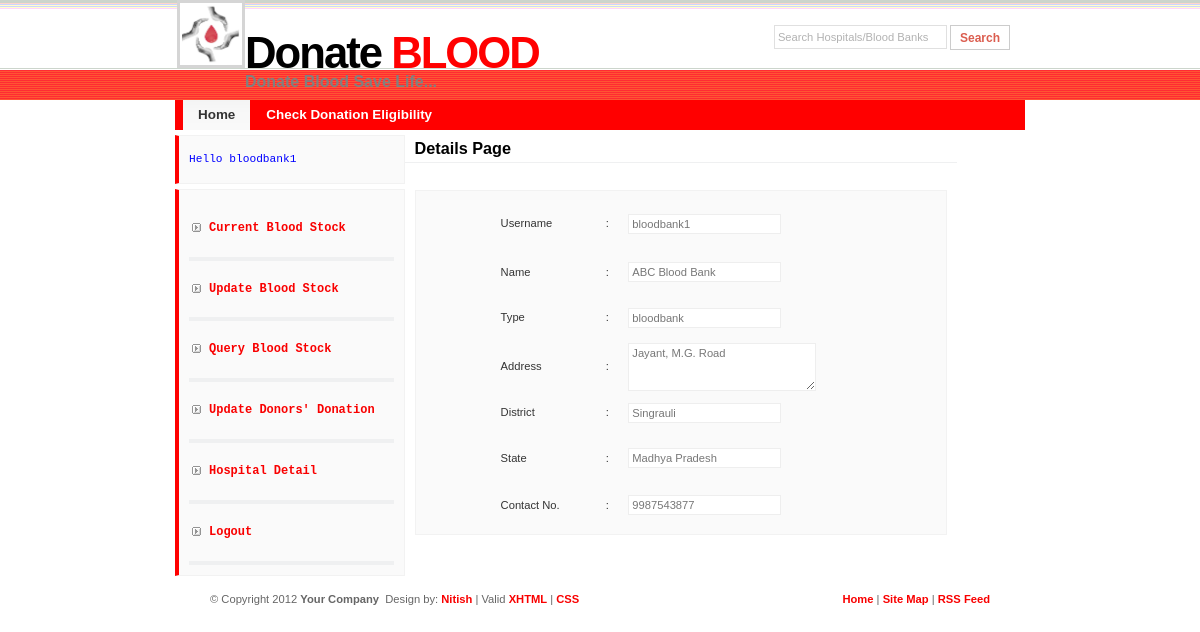
The app's page /others/hospitalProfile.php (signed in) with its own data.
### tables this page shows
CREATE TABLE IF NOT EXISTS `bbhlogin` (
  `userid` varchar(20) NOT NULL,
  `password` varchar(20) NOT NULL,
  `type` varchar(15) NOT NULL,
  `name` varchar(50) NOT NULL,
  `address` varchar(200) NOT NULL,
  `district` varchar(20) NOT NULL,
  `state` varchar(20) NOT NULL,
  `contactno` bigint(20) NOT NULL,
  `status` varchar(10) NOT NULL,
  PRIMARY KEY (`userid`)
);

### others/hospitalProfile.php (the view, shortened to what this page needs)
<!DOCTYPE html PUBLIC "-//W3C//DTD XHTML 1.0 Strict//EN" "http://www.w3.org/TR/xhtml1/DTD/xhtml1-strict.dtd">
<html xmlns="http://www.w3.org/1999/xhtml" xml:lang="en" lang="en">
    <head>
        <link rel="stylesheet" href="../images/CitrusIsland.css" type="text/css" />
    </head>
    <body>
        <div id="wrap">
            <?php
            include 'otherHeader.php';
            ?>
            <div id="sidebar" >
                <code><span style="align: right; color: blue;"><label><?php echo "Hello ".$_SESSION['userid'] ?> </label></span></code>
                <ul class="sidemenu">
                    <li><a href="queryStock.php">Current Blood Stock</a></li>
                    <li><a href="updateStock.php">Update Blood Stock</a></li>
                    <li><a href="queryOtherStock.php">Query Blood Stock</a></li>
                    <li><a href="updateDonation.php">Update Donors' Donation</a></li>
                    <li><a href="hospitalProfile.php">Hospital Detail</a></li>
                    <li><a href="logout.php">Logout</a></li>
                </ul>
            </div>
            <div id="main">
                <?php
                $userid = $_SESSION['userid'];
                $sql = "Select * from bbms.bbhlogin where userid = '$userid'";
                $result = mysql_query($sql);
                $row = mysql_fetch_array($result);
                ?>
                <h1>Details Page</h1><br/>
                <center>
                    <form>
                        <table width="70%" border="0">
                            <tr>
                                <td width="20%" height="52">Username</td>
                                <td width="4%">:</td>
                                <td width="28%"><input type="text" name="txtuserid" id="txtuserid" value="<?php echo $row[0];?>" readonly="true"/></td>
                            </tr>
                            <tr>
                                <td height="41">Name</td>
                                <td>:</td>
                                <td><input type="text" name="txtname" id="txtname" value="<?php echo $row[3];?>" readonly="true"/></td>
                            </tr>
                            <tr>
                                <td height="46">Type</td>
                                <td>:</td>
                                <td><input type="text" name="txttype" id="txttype" value="<?php echo $row[2];?>" readonly="true"/>
                                </td>
                            </tr>
                            <tr>
                                <td height="40">Address</td>
                                <td>:</td>
                                <td><textarea name="txtaddress" id="txtaddress" cols="25" rows="3" readonly="true" ><?php echo $row[4];?></textarea></td>
                            </tr>
                            <tr>
                                <td height="40">District</td>
                                <td>:</td>
                                <td><input type="text" name="txtdistrict" id="txtdistrict" value="<?php echo $row[5];?>" readonly="true" /></td>
                            </tr>
                            <tr>
                                <td height="47">State</td>
                                <td>:</td>
                                <td><input type="text" name="txtstate" id="txtstate" value="<?php echo $row[6];?>" readonly="true" /></td>
                            </tr>
                            <tr>
                                <td height="43">Contact No.</td>
                                <td>:</td>
                                <td><input type="text" name="txtcontact" id="txtcontact" value="<?php echo $row[7];?>" readonly="true"/></td>
                            </tr>
                        </table>
                    </form>
                </center>
            </div>
        </div>
        <?php
        include 'otherFooter.php';
        ?>
    </body>
</html>

### images/CitrusIsland.css (style rules this page uses)
* { margin:0; padding: 0; }
body { margin: 0; padding: 0; font: 70%/1.5em Verdana, Tahoma, Arial,sans-serif; color: #333; text-align: center; background: #FFF url(bg.gif) repeat-x; }
a { color: #F90000; background-color: inherit; text-decoration: none; }
h1, h2, h3, h4 { font-family: 'Trebuchet MS', Tahoma, Verdana, Sans-serif; font-weight: Bold; }
h1 { font-size: 145%; padding: 10px 10px 5px 10px; color: #000000; background-color: inherit; border-bottom: 1px solid #EFF0F1; }
ul, ol { margin: 10px 20px; padding: 0 20px; }
code { margin: 5px 0; padding: 10px; text-align: left; display: block; overflow: auto; font: 500 1em/1.5em 'Lucida Console', 'courier new', monospace; background: #FAFAFA; border: 1px solid #f2f2f2; border-left: 4px solid #FF0000; }
form { margin:10px; padding: 5px; border: 1px solid #f2f2f2; background-color: #FAFAFA; }
label { display:block; margin:5px 0; }
input { padding: 3px; border:1px solid #eee; font: normal 1em Verdana, sans-serif; color:#777; }
textarea { width:180px; padding:3px; font: normal 1em Verdana, sans-serif; border:1px solid #eee; height:40px; display:block; color:#777; }
#wrap { margin: 0 auto; padding: 0; width: 850px; text-align: left; }
#sidebar { float: left; width: 27%; margin: 0; padding: 0; display: inline; }
#sidebar ul.sidemenu { margin: 5px 0; padding: 10px; text-align: left; display: block; overflow: auto; font: 500 1em/1.5em 'Lucida Console', 'courier new', monospace; background: #FAFAFA; border: 1px solid #f2f2f2; border-left: 4px solid #FF0000; }
#sidebar ul.sidemenu li { border-bottom: 4px solid #EFF0F1; background: url(arrow.gif) no-repeat 3px 23px; padding: 20px 0px 20px 20px; font-size: 12px; }
#sidebar ul.sidemenu li a { font-weight: bolder; background-image: none; text-decoration: none; }
#main { float: left; margin: 0 0 0 0; padding: 0; width: 65%; }

### records on screen
bbhlogin: txtuserid "bloodbank1", txtname "ABC Blood Bank", txttype "bloodbank", txtaddress "Jayant, M.G. Road", txtdistrict "Singrauli", txtstate "Madhya Pradesh", txtcontact "9987543877"

### other values on screen
$_SESSION['userid'] "bloodbank1"
